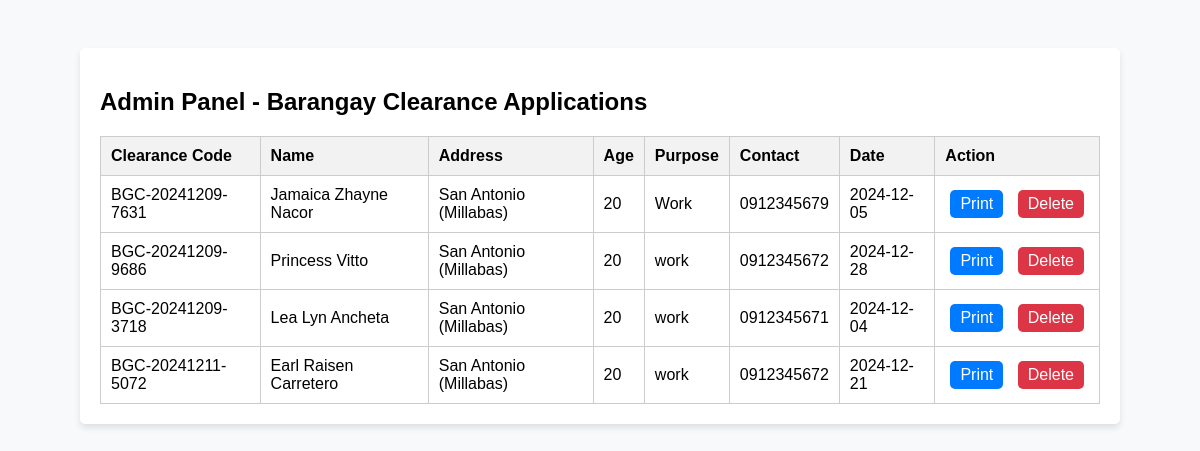
The app's page /admin_view.php with its own data.
### tables this page shows
CREATE TABLE `clearances` (
  `id` int(11) NOT NULL,
  `clearance_code` varchar(50) NOT NULL,
  `name` varchar(100) NOT NULL,
  `address` varchar(255) NOT NULL,
  `age` int(11) NOT NULL,
  `purpose` varchar(255) NOT NULL,
  `date` date NOT NULL,
  `contact` varchar(20) DEFAULT NULL
);

### admin_view.php (the view, shortened to what this page needs)
<?php
$host = "localhost";
$username = "root";
$password = "";
$dbname = "edms";
$conn = new mysqli($host, $username, $password, $dbname);
$sql = "SELECT * FROM clearances";
$result = $conn->query($sql);
?>
<!DOCTYPE html>
<html lang="en">
<head>
</head>
<body>
<div class="container">
    <h2>Admin Panel - Barangay Clearance Applications</h2>
    <table>
        <thead>
            <tr>
                <th>Clearance Code</th>
                <th>Name</th>
                <th>Address</th>
                <th>Age</th>
                <th>Purpose</th>
                <th>Contact</th>
                <th>Date</th>
                <th>Action</th>
            </tr>
        </thead>
        <tbody>
            <?php if ($result->num_rows > 0): ?>
                <?php while ($clearance = $result->fetch_assoc()): ?>
                    <tr>
                        <td><?php echo htmlspecialchars($clearance['clearance_code']); ?></td>
                        <td><?php echo htmlspecialchars($clearance['name']); ?></td>
                        <td><?php echo htmlspecialchars($clearance['address']); ?></td>
                        <td><?php echo htmlspecialchars($clearance['age']); ?></td>
                        <td><?php echo htmlspecialchars($clearance['purpose']); ?></td>
                        <td><?php echo htmlspecialchars($clearance['contact']); ?></td>
                        <td><?php echo htmlspecialchars($clearance['date']); ?></td>
                        <td class="actions">
                            <a href="print_clearance.php?id=<?php echo $clearance['id']; ?>" class="btn" target="_blank">Print</a>
                            <a href="?delete_id=<?php echo $clearance['id']; ?>" class="btn btn-danger" onclick="return confirm('Are you sure you want to delete this clearance?');">Delete</a>
                        </td>
                    </tr>
                <?php endwhile; ?>
            <?php else: ?>
                <tr>
                    <td colspan="8">No clearance data available.</td>
                </tr>
            <?php endif; ?>
        </tbody>
    </table>
</div>
</body>
</html>

### admin_view.php (style rules this page uses)
body { font-family: Arial, sans-serif; background-color: #f8f9fa; padding: 20px; }
.container { max-width: 1000px; margin: 20px auto; background-color: #fff; padding: 20px; border-radius: 5px; box-shadow: 0 4px 6px rgba(0, 0, 0, 0.1); }
table { width: 100%; border-collapse: collapse; }
table th, table td { border: 1px solid #ccc; padding: 10px; text-align: left; }
table th { background-color: #f2f2f2; }
td { vertical-align: middle; }
td.actions { vertical-align: middle; text-align: center; white-space: nowrap; }
.actions a { display: inline-block; margin: 0 5px; padding: 5px 10px; text-decoration: none; border-radius: 5px; color: white; text-align: center; }
.btn { background-color: #007bff; cursor: pointer; }
.btn-danger { background-color: #dc3545; }

### records on screen
clearances: clearance_code "BGC-20241209-7631", name "Jamaica Zhayne Nacor", address "San Antonio (Millabas)", age "20", purpose "Work", contact "0912345679", date "2024-12-05"
clearances: clearance_code "BGC-20241209-9686", name "Princess Vitto", address "San Antonio (Millabas)", age "20", purpose "work", contact "0912345672", date "2024-12-28"
clearances: clearance_code "BGC-20241209-3718", name "Lea Lyn Ancheta", address "San Antonio (Millabas)", age "20", purpose "work", contact "0912345671", date "2024-12-04"
clearances: clearance_code "BGC-20241211-5072", name "Earl Raisen Carretero", address "San Antonio (Millabas)", age "20", purpose "work", contact "0912345672", date "2024-12-21"
